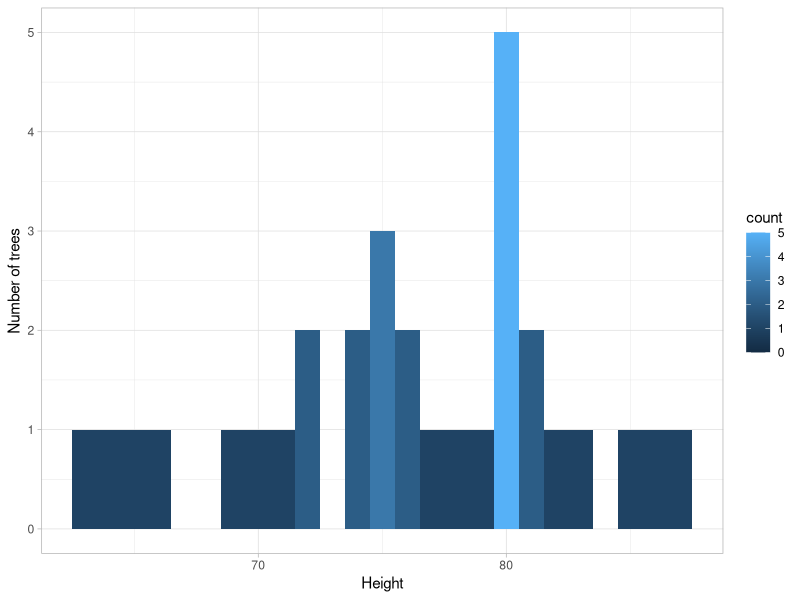
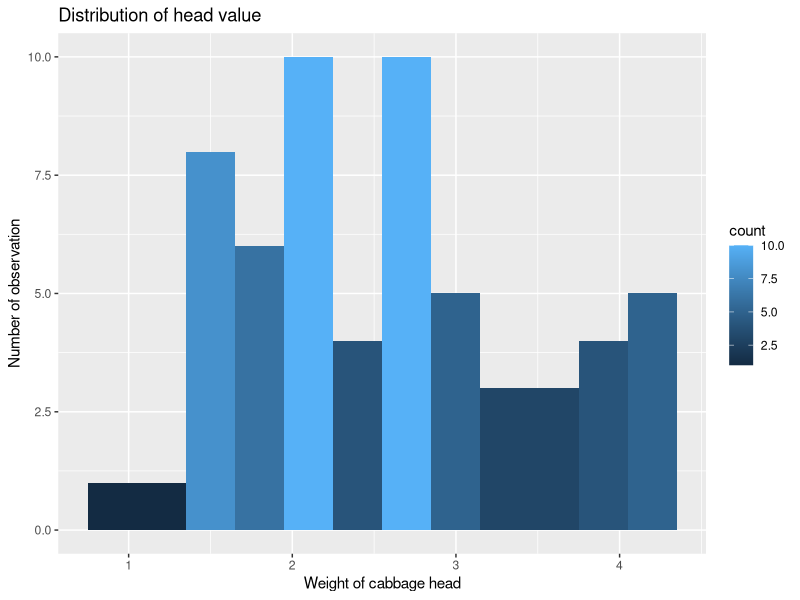
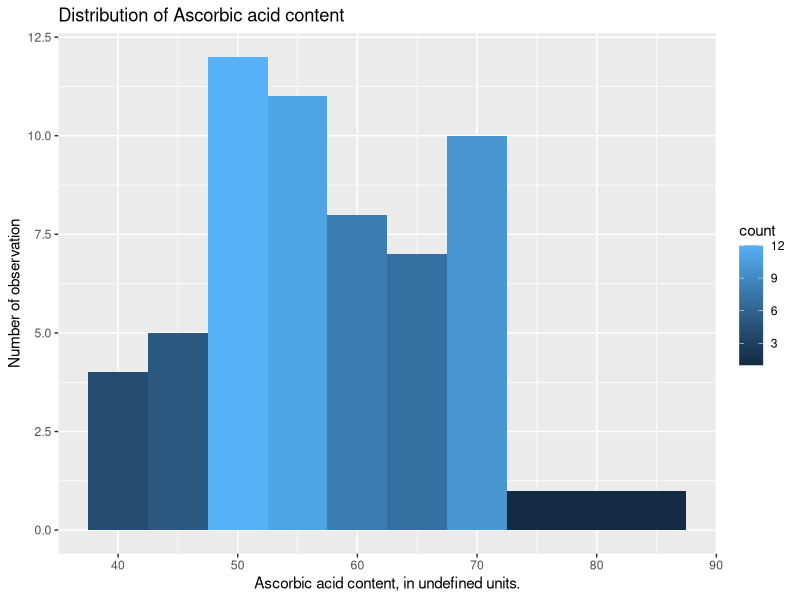
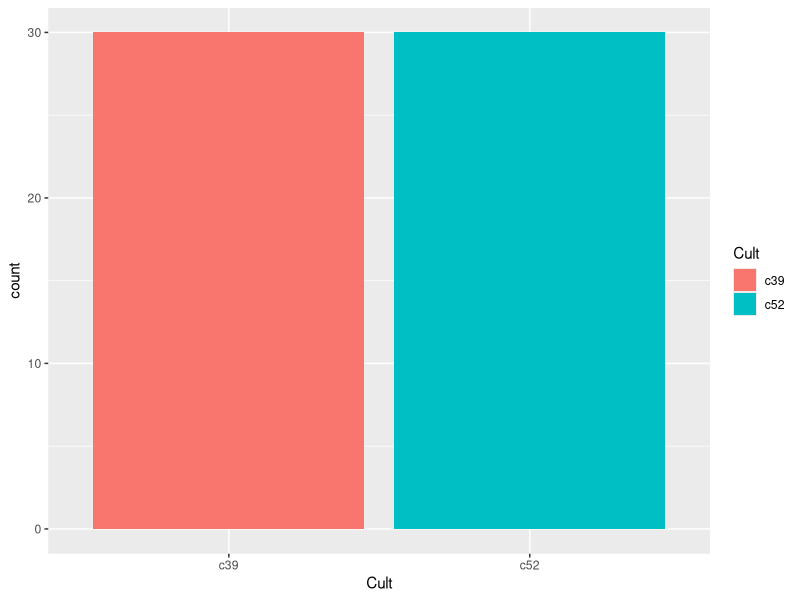
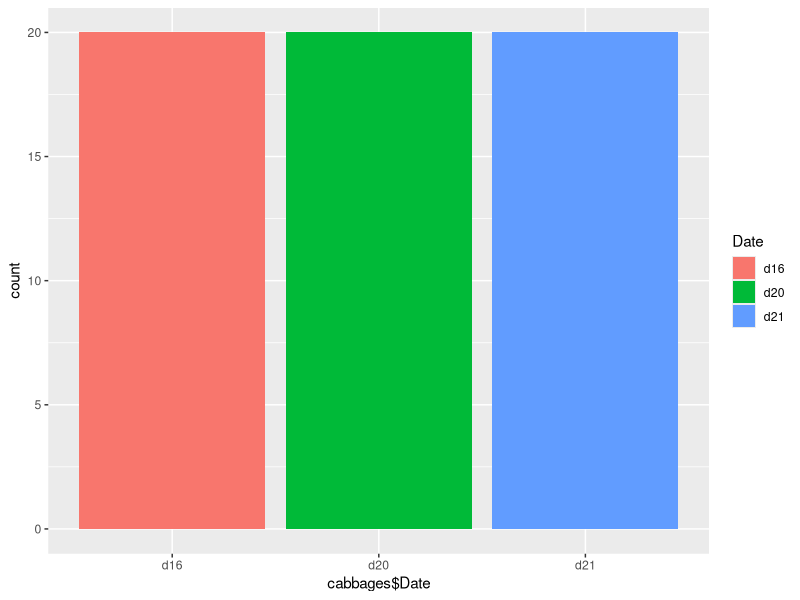

The R source for these figures, in order:
setwd("~/OneDrive - University of Canberra/Semester 2/Exploratory data analysis and visualization/Week 3/Tutorial/")


install.packages("ggplot2")
library(ggplot2)



# Q1

#Q1a Read the help description of the dataset trees
?trees

#Q1b Create a histogram of the Height variable with suitable axis labels, title etc., a theme of your choice and a binwidth of 10.
ggplot(trees, aes(x=trees$Height, fill = ..count..))+
  geom_histogram(binwidth = 1)+
  xlab("Height")+
  ylab("Number of trees")+
  theme_light()

#Q1c 
# Bin is too small



library(MASS)

# Q2

# Q2a Read the help description about the “cabbages” dataset.
?cabbages


#Q2b Create histograms of the “HeadWt” and “VitC” variables in R. Describe the histograms in terms of their distributions, their implications etc.

ggplot(cabbages, aes(x=cabbages$HeadWt, fill = ..count..))+
  geom_histogram(binwidth = 0.3)+
  xlab("Weight of cabbage head")+
  ylab("Number of observation")+
  ggtitle("Distribution of head value")
  
ggplot(cabbages, aes(x=cabbages$VitC, fill = ..count..))+
  geom_histogram(binwidth = 5)+
  xlab("Ascorbic acid content, in undefined units.")+
  ylab("Number of observation")+
  ggtitle("Distribution of Ascorbic acid content")



#Q2c Compare the two histograms – are they similar in pattern? Perhaps not? Do tell.
library("dplyr")

# Q2d Wrangle the dataset and by looking at the tibbles created, generate some insight. Though this method is not visual, it encourages further plots (more on this next week). Consider grouping the dataset and using the summarise function to compare certain variables of interest, such as Vitamin C content and head weight. You could use the mutate function as well.

cabbages %>% group_by(Cult) %>% summarise(Median_Vitc = median(VitC))

cabbages %>% group_by(Cult) %>% summarise(Median_HeadWt = median(HeadWt))

cabbages %>% group_by(Cult) %>% summarise(Median_HeadWt = median(HeadWt), IQR_HeadWt = IQR(HeadWt), Mean_HeadWt = mean(HeadWt), Var_HeadWt = var(HeadWt)) 
  
# Q2e Create bar plots showing the frequency of both the Cult variable and the Date variable. What do you notice in terms of their frequencies and more specifically, the levels of each variable?

cabbages %>% group_by(Cult)

ggplot(cabbages, aes(x=Cult, fill = Cult)) + geom_bar()

ggplot(cabbages, aes(x=cabbages$Date, fill = Date)) + geom_bar()


# Q3
# 

# reading the Melbourne_housing_FULL csv file
air_quality <- read.csv("airquality.csv")
  
air_quality %>% group_by(Ozone, Temp) %>% summarise(as = median(Solar.R, na.rm = TRUE) )
  
  
